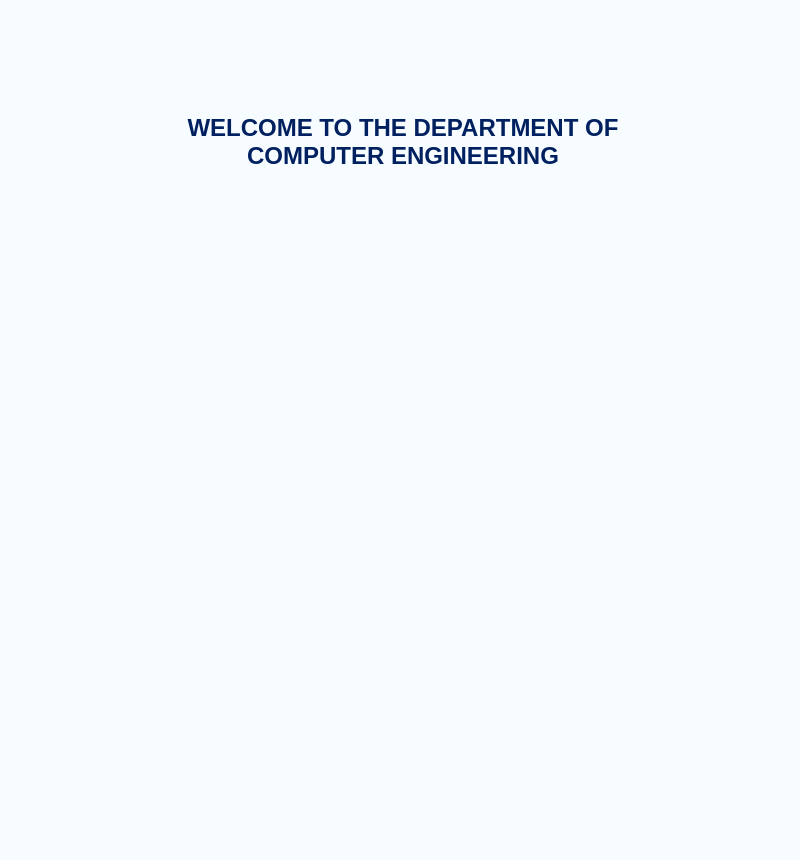
<?xml version="1.0" encoding="UTF-8"?>
<ui version="4.0">
 <class>Form</class>
 <widget class="QWidget" name="Form">
  <property name="geometry">
   <rect>
    <x>0</x>
    <y>0</y>
    <width>800</width>
    <height>860</height>
   </rect>
  </property>
  <property name="minimumSize">
   <size>
    <width>800</width>
    <height>500</height>
   </size>
  </property>
  <property name="windowTitle">
   <string>Compeng Receptionist AI</string>
  </property>
  <property name="windowIcon">
   <iconset>
    <normaloff>:/l/compeng_Logo_1.png</normaloff>:/l/compeng_Logo_1.png</iconset>
  </property>
  <property name="styleSheet">
   <string notr="true">
background-color:#f6fcff;
color:#002060;
border:none;</string>
  </property>
  <layout class="QVBoxLayout" name="verticalLayout" stretch="2,7">
   <property name="spacing">
    <number>0</number>
   </property>
   <property name="leftMargin">
    <number>0</number>
   </property>
   <property name="topMargin">
    <number>0</number>
   </property>
   <property name="rightMargin">
    <number>0</number>
   </property>
   <item>
    <layout class="QVBoxLayout" name="header_layout" stretch="1,1">
     <property name="spacing">
      <number>0</number>
     </property>
     <property name="sizeConstraint">
      <enum>QLayout::SetMinAndMaxSize</enum>
     </property>
     <item>
      <widget class="QLabel" name="logo">
       <property name="minimumSize">
        <size>
         <width>400</width>
         <height>0</height>
        </size>
       </property>
       <property name="styleSheet">
        <string notr="true">image: url(:/assets/compeng_Logo.png);
</string>
       </property>
       <property name="text">
        <string/>
       </property>
      </widget>
     </item>
     <item>
      <widget class="QLabel" name="welcome_text">
       <property name="enabled">
        <bool>true</bool>
       </property>
       <property name="styleSheet">
        <string notr="true">font-size:24px;
font-weight:800;
color:#002060;
margin:0 auto;</string>
       </property>
       <property name="text">
        <string>&lt;html&gt;&lt;head/&gt;&lt;body&gt;&lt;p align=&quot;center&quot;&gt;&lt;span style=&quot; font-size:18pt;&quot;&gt;WELCOME TO THE DEPARTMENT OF &lt;br/&gt;COMPUTER ENGINEERING&lt;/span&gt;&lt;/p&gt;&lt;/body&gt;&lt;/html&gt;</string>
       </property>
      </widget>
     </item>
    </layout>
   </item>
   <item>
    <widget class="QLabel" name="slideshow">
     <property name="minimumSize">
      <size>
       <width>0</width>
       <height>0</height>
      </size>
     </property>
     <property name="styleSheet">
      <string notr="true">image: url(:/assets/slideshow_images_folder/image 3.png);</string>
     </property>
     <property name="text">
      <string/>
     </property>
     <property name="scaledContents">
      <bool>true</bool>
     </property>
    </widget>
   </item>
  </layout>
 </widget>
 <resources>
  <include location="assets.qrc"/>
 </resources>
 <connections/>
</ui>
